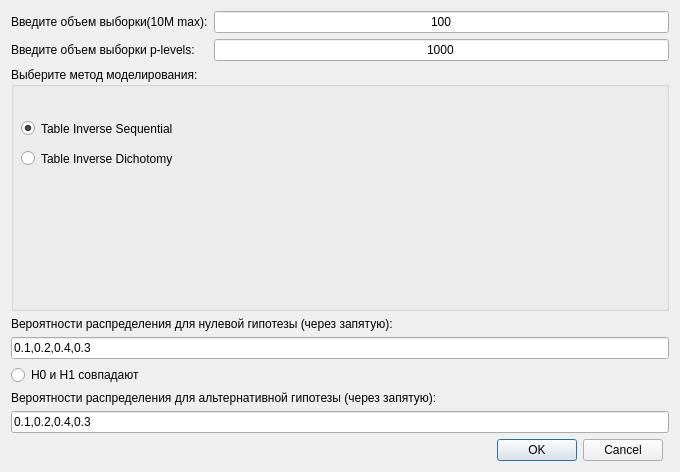
<?xml version="1.0" encoding="UTF-8"?>
<ui version="4.0">
 <class>Dialog_Power</class>
 <widget class="QDialog" name="Dialog_Power">
  <property name="geometry">
   <rect>
    <x>0</x>
    <y>0</y>
    <width>680</width>
    <height>472</height>
   </rect>
  </property>
  <property name="windowTitle">
   <string>Dialog</string>
  </property>
  <layout class="QGridLayout" name="gridLayout_2">
   <item row="7" column="0">
    <widget class="QDialogButtonBox" name="buttonBox">
     <property name="orientation">
      <enum>Qt::Horizontal</enum>
     </property>
     <property name="standardButtons">
      <set>QDialogButtonBox::Cancel|QDialogButtonBox::Ok</set>
     </property>
    </widget>
   </item>
   <item row="6" column="0" colspan="2">
    <widget class="QLineEdit" name="txtD1Probs">
     <property name="text">
      <string>0.1,0.2,0.4,0.3</string>
     </property>
    </widget>
   </item>
   <item row="2" column="0" colspan="2">
    <widget class="QLabel" name="label_3">
     <property name="sizePolicy">
      <sizepolicy hsizetype="Preferred" vsizetype="Fixed">
       <horstretch>0</horstretch>
       <verstretch>0</verstretch>
      </sizepolicy>
     </property>
     <property name="text">
      <string>Вероятности распределения для нулевой гипотезы (через запятую):</string>
     </property>
    </widget>
   </item>
   <item row="3" column="0" colspan="2">
    <widget class="QLineEdit" name="txtD0Probs">
     <property name="text">
      <string>0.1,0.2,0.4,0.3</string>
     </property>
    </widget>
   </item>
   <item row="5" column="0" colspan="2">
    <widget class="QLabel" name="label_2">
     <property name="sizePolicy">
      <sizepolicy hsizetype="Preferred" vsizetype="Fixed">
       <horstretch>0</horstretch>
       <verstretch>0</verstretch>
      </sizepolicy>
     </property>
     <property name="text">
      <string>Вероятности распределения для альтернативной гипотезы (через запятую):</string>
     </property>
    </widget>
   </item>
   <item row="1" column="0" colspan="2">
    <widget class="QGroupBox" name="groupBox">
     <property name="sizePolicy">
      <sizepolicy hsizetype="Preferred" vsizetype="Preferred">
       <horstretch>0</horstretch>
       <verstretch>0</verstretch>
      </sizepolicy>
     </property>
     <property name="title">
      <string>Выберите метод моделирования:</string>
     </property>
     <widget class="QRadioButton" name="rbTIS">
      <property name="geometry">
       <rect>
        <x>10</x>
        <y>50</y>
        <width>191</width>
        <height>23</height>
       </rect>
      </property>
      <property name="text">
       <string>Table Inverse Sequential</string>
      </property>
      <property name="checked">
       <bool>true</bool>
      </property>
     </widget>
     <widget class="QRadioButton" name="rbTID">
      <property name="geometry">
       <rect>
        <x>10</x>
        <y>80</y>
        <width>193</width>
        <height>23</height>
       </rect>
      </property>
      <property name="text">
       <string>Table Inverse Dichotomy</string>
      </property>
     </widget>
    </widget>
   </item>
   <item row="0" column="0" colspan="2">
    <layout class="QGridLayout" name="gridLayout">
     <item row="0" column="0">
      <widget class="QLabel" name="label">
       <property name="text">
        <string>Введите объем выборки(10M max):</string>
       </property>
      </widget>
     </item>
     <item row="1" column="0">
      <widget class="QLabel" name="label_4">
       <property name="text">
        <string>Введите объем выборки p-levels:</string>
       </property>
      </widget>
     </item>
     <item row="1" column="1">
      <widget class="QLineEdit" name="lbPlevelsSize">
       <property name="text">
        <string>1000</string>
       </property>
       <property name="alignment">
        <set>Qt::AlignCenter</set>
       </property>
      </widget>
     </item>
     <item row="0" column="1">
      <widget class="QLineEdit" name="lbSampleSize">
       <property name="text">
        <string>100</string>
       </property>
       <property name="alignment">
        <set>Qt::AlignCenter</set>
       </property>
      </widget>
     </item>
    </layout>
   </item>
   <item row="4" column="0">
    <widget class="QRadioButton" name="rbCheckEq">
     <property name="text">
      <string>H0 и H1 совпадают</string>
     </property>
    </widget>
   </item>
  </layout>
 </widget>
 <resources/>
 <connections>
  <connection>
   <sender>buttonBox</sender>
   <signal>accepted()</signal>
   <receiver>Dialog_Power</receiver>
   <slot>accept()</slot>
   <hints>
    <hint type="sourcelabel">
     <x>227</x>
     <y>295</y>
    </hint>
    <hint type="destinationlabel">
     <x>157</x>
     <y>274</y>
    </hint>
   </hints>
  </connection>
  <connection>
   <sender>buttonBox</sender>
   <signal>rejected()</signal>
   <receiver>Dialog_Power</receiver>
   <slot>reject()</slot>
   <hints>
    <hint type="sourcelabel">
     <x>295</x>
     <y>301</y>
    </hint>
    <hint type="destinationlabel">
     <x>286</x>
     <y>274</y>
    </hint>
   </hints>
  </connection>
 </connections>
</ui>
